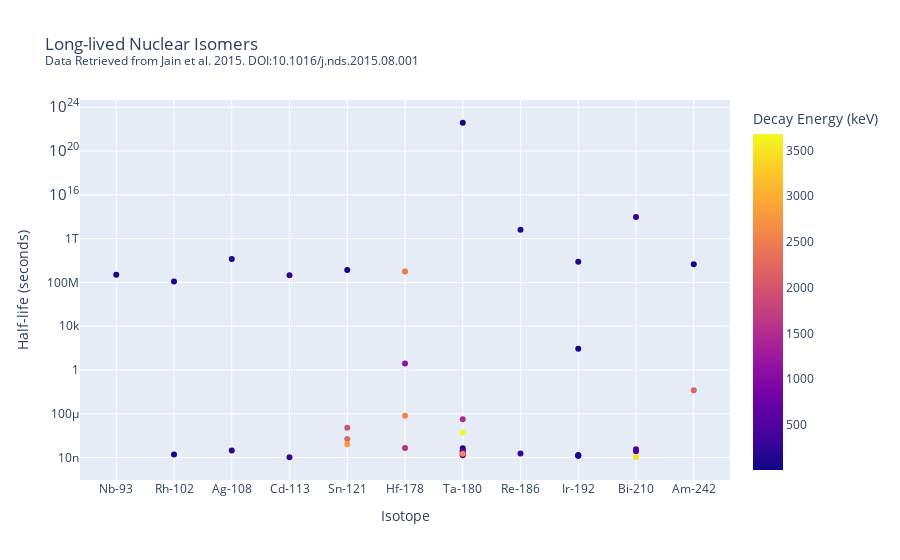

Notebook code cell kept with this figure:
### Code cell
title=('Long-lived Nuclear Isomers<br><sup>Data Retrieved from ' +
     'Jain et al. 2015. <a href="https://doi.org/10.1016/j.nds.2015.08.001">' + 
    'DOI:10.1016/j.nds.2015.08.001</a></sup>')
fig = px.scatter(filtered_df, log_y = True, y="Half-life (seconds)", x="Isotope",
            color = "Decay Energy (keV)", title=title)
fig

### Figure 1 — Plotly figure (JSON) as saved in the notebook; plotly's stock layout.template omitted (floating-point values rounded to 4 significant figures)
{"data": [{"hovertemplate": "Isotope=%{x}<br>Half-life (seconds)=%{y}<br>Decay Energy (keV)=%{marker.color}<extra></extra>", "legendgroup": "", "marker": {"color": [30.77, 41.94, 140.7, 109.5, 215.4, 263.5, 316.2, 6.31, 1998.0, 2221.0, 2833.0, 1147.0, 1554.0, 2446.0, 2572.0, 77.1, 107.8, 177.7, 356.7, 463.2, 520.1, 594.4, 1452.0, 2588.0, 3679, 149, 314.0, 56.72, 66.83, 104.8, 118.8, 168.1, 271.3, 433.5, 439.2, 3469.0, 48.6, 2200], "coloraxis": "coloraxis", "symbol": "circle"}, "mode": "markers", "name": "", "orientation": "v", "showlegend": false, "type": "scatter", "x": ["Nb-93", "Rh-102", "Rh-102", "Ag-108", "Ag-108", "Cd-113", "Cd-113", "Sn-121", "Sn-121", "Sn-121", "Sn-121", "Hf-178", "Hf-178", "Hf-178", "Hf-178", "Ta-180", "Ta-180", "Ta-180", "Ta-180", "Ta-180", "Ta-180", "Ta-180", "Ta-180", "Ta-180", "Ta-180", "Re-186", "Re-186", "Ir-192", "Ir-192", "Ir-192", "Ir-192", "Ir-192", "Bi-210", "Bi-210", "Bi-210", "Bi-210", "Am-242", "Am-242"], "xaxis": "x", "y": [508400000.0, 1.89e-08, 118007712, 13812768000, 4.58e-08, 438035040, 1.08e-08, 1384430400, 5.3e-06, 5e-07, 1.67e-07, 4, 7.75e-08, 977616000, 6.8e-05, 3.784e+22, 1.92e-08, 7e-08, 4.2e-08, 3.12e-08, 3.74e-08, 1.61e-08, 3.12e-05, 2.2e-08, 2e-06, 6307200000000, 2.41e-08, 87, 1.5e-08, 1.74e-08, 1.5e-08, 7600176000, 95869440000000, 5.75e-08, 3.8e-08, 1.11e-08, 4446576000, 0.014], "yaxis": "y"}], "layout": {"coloraxis": {"colorbar": {"title": {"text": "Decay Energy (keV)"}}, "colorscale": [[0, "#0d0887"], [0.1111, "#46039f"], [0.2222, "#7201a8"], [0.3333, "#9c179e"], [0.4444, "#bd3786"], [0.5556, "#d8576b"], [0.6667, "#ed7953"], [0.7778, "#fb9f3a"], [0.8889, "#fdca26"], [1, "#f0f921"]]}, "legend": {"tracegroupgap": 0}, "title": {"text": "Long-lived Nuclear Isomers<br><sup>Data Retrieved from Jain et al. 2015. <a href=\"https://doi.org/10.1016/j.nds.2015.08.001\">DOI:10.1016/j.nds.2015.08.001</a></sup>"}, "xaxis": {"anchor": "y", "domain": [0, 1], "title": {"text": "Isotope"}}, "yaxis": {"anchor": "x", "domain": [0, 1], "title": {"text": "Half-life (seconds)"}, "type": "log"}}}
